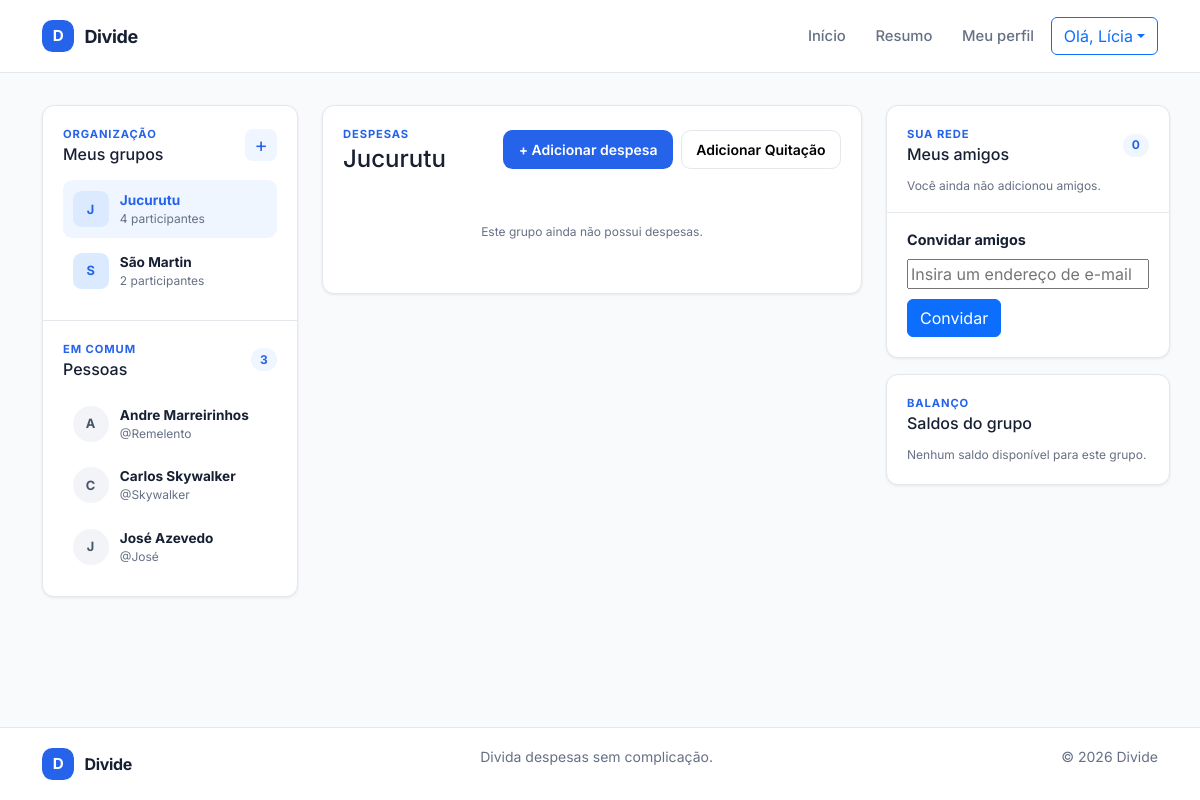
Before: /sumario/ (signed in) with the older database file.
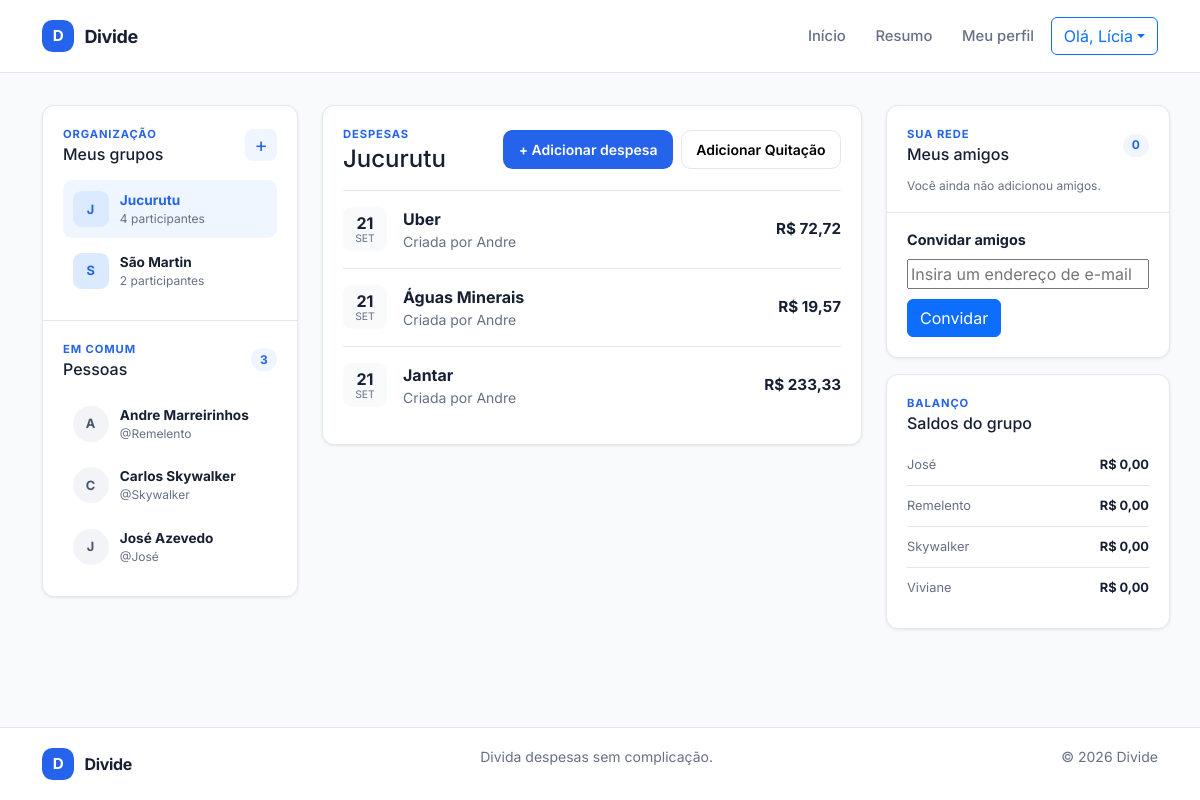
After: the same page with the newer database file.
### app_divide/models/grupo.py (models this page shows, shortened)
class Grupo(models.Model):
    nome = models.CharField(max_length=100, unique=True)
    descricao = models.TextField(blank=True, null=True)
    data_criacao = models.DateTimeField(auto_now_add=True)
    criado_por = models.ForeignKey(settings.AUTH_USER_MODEL,
                on_delete=models.CASCADE, related_name='criador_grupo')

### app_divide/models/despesa.py (models this page shows)
class Despesa(models.Model):
    grupo = models.ForeignKey(Grupo, on_delete=models.CASCADE, related_name='grupo_despesa')
    descricao = models.CharField(max_length=255)
    observacao = models.TextField(blank=True, null=True)
    valor_total = models.DecimalField(max_digits=10, decimal_places=2)
    data_despesa = models.DateField(auto_now_add=True)
    criador = models.ForeignKey(ParticipanteGrupo, on_delete=models.CASCADE, related_name='criador_despesas')
    def __str__(self):
        return '{} - {}'.format(self.descricao, self.valor_total)

### app_divide/models/participante_grupo.py (models this page shows, shortened)
class ParticipanteGrupo(models.Model):
    grupo = models.ForeignKey(Grupo, on_delete=models.CASCADE, related_name='participantes')
    usuario = models.ForeignKey(settings.AUTH_USER_MODEL, on_delete=models.CASCADE, related_name='participacoes')
    nome = models.CharField(max_length=100, blank=True, null=True)
    ativo = models.BooleanField(default=True)

### app_divide/views/HomeView.py (the view)
def sumario_view(request):
    print(f"Request method: {request.method} em sumario_view")
    grupos = Grupo.objects.none()
    pessoas = get_user_model().objects.none()
    grupo_selecionado = None
    despesas = []
    despesa_form = DespesaForm()
    pagamento_form = None
    convite_form = ConvidarForm()
    gerenciar_sumario = None
    if request.user.is_authenticated:
        grupos = (Grupo.objects.annotate(participantes_ativos=Count('participantes', filter=Q(participantes__ativo=True), distinct=True,))
                  .filter(participantes__usuario=request.user, participantes__ativo=True)
                  .distinct()
                  .order_by('nome')
                  )
        pessoas = (
            get_user_model().objects
            .filter(participacoes__grupo__in=grupos, participacoes__ativo=True)
            .exclude(pk=request.user.pk)
            .distinct()
            .order_by('first_name', 'username')
        )
        grupo_id = request.POST.get('grupo') if request.method == 'POST' else request.GET.get('grupo')
        print(f"Grupo_ID selecionado: {grupo_id}")
        if grupo_id and grupo_id.isdigit():
            grupo_selecionado = grupos.filter(pk=grupo_id).first()
        if grupo_selecionado is None:
            grupo_selecionado = grupos.first()
        if grupo_selecionado is not None:
            gerenciar_sumario = GerenciarSumario(grupo_selecionado)
            despesas = (
                grupo_selecionado.grupo_despesa
                .select_related('criador', 'criador__usuario')
                .order_by('-data_despesa', '-pk')
            )
            pessoas = (
                get_user_model().objects
                .filter(participacoes__grupo_id=grupo_selecionado.pk, participacoes__ativo=True)
                .exclude(pk=request.user.pk)
                .distinct()
                .order_by('first_name', 'username')
            )
    pagamento_form = PagamentoForm(grupo=grupo_selecionado) if grupo_selecionado else None
    context = {
        'grupos': grupos,
        'pessoas': pessoas,
        'grupo_selecionado': grupo_selecionado,
        'despesas': despesas,
        'despesa_form': despesa_form,
        'valores_individuais': gerenciar_sumario.calcular_valores_individuais() if gerenciar_sumario is not None else {},
        'pagamento_form': pagamento_form,
        'convite_form': convite_form,
    }
    return render(request, template_name='home/sumario.html', context=context, status=200)

### app_divide/templates/home/sumario.html (shortened to what this page needs)
{% extends "base.html" %}
{% load static %}
{% block styles %}
    <link rel="stylesheet" href="{% static 'css/sumario.css' %}">
{% endblock %}
{% block content %}
    <div class="container summary-layout">
        <aside class="summary-sidebar" aria-label="Seus grupos e contatos">
            <section class="sidebar-section" aria-labelledby="groups-title">
                <div class="section-heading">
                    <div>
                        <p class="eyebrow">Organização</p>
                        <h2 id="groups-title">Meus grupos</h2>
                    </div>
                    {% if user.is_authenticated %}
                        <button class="icon-button"
                                type="button"
                                data-bs-toggle="modal"
                                data-bs-target="#groupModal"
                                aria-label="Criar novo grupo"
                                title="Criar novo grupo">+</button>
                    {% endif %}
                </div>
                {% if user.is_authenticated %}
                    {% if grupos %}
                        <ul class="sidebar-list">
                            {% for grupo in grupos %}
                                <li>
                                    <a class="sidebar-item{% if grupo.pk == grupo_selecionado.pk %} is-active{% endif %}"
                                       href="{% url 'sumario' %}?grupo={{ grupo.pk }}"
                                       {% if grupo.pk == grupo_selecionado.pk %}aria-current="page"{% endif %}>
                                        <span class="item-avatar item-avatar-group" aria-hidden="true">{{ grupo.nome|first|upper }}</span>
                                        <span class="item-content"><strong>{{ grupo.nome }}</strong><small>{{ grupo.participantes_ativos }} participante{{ grupo.participantes_ativos|pluralize }}</small></span>
                                    </a>
                                </li>
                            {% endfor %}
                        </ul>
                    {% else %}
                        <p class="empty-state">Você ainda não participa de nenhum grupo.</p>
                    {% endif %}
                {% else %}
                    <p class="empty-state">Entre na sua conta para visualizar seus grupos.</p>
                {% endif %}
            </section>
            <section class="sidebar-section" aria-labelledby="people-title">
                <div class="section-heading">
                    <div>
                        <p class="eyebrow">Em comum</p>
                        <h2 id="people-title">Pessoas</h2>
                    </div>
                    {% if user.is_authenticated %}<span class="count-badge">{{ pessoas|length }}</span>{% endif %}
                </div>
                {% if pessoas %}
                    <ul class="sidebar-list">
                        {% for pessoa in pessoas %}
                            <li class="sidebar-item">
                                <span class="item-avatar" aria-hidden="true">{{ pessoa.get_full_name|default:pessoa.username|first|upper }}</span>
                                <span class="item-content"><strong>{{ pessoa.get_full_name|default:pessoa.username }}</strong><small>@{{ pessoa.username }}</small></span>
                            </li>
                        {% endfor %}
                    </ul>
                {% elif user.is_authenticated %}
                    <p class="empty-state">Nenhuma outra pessoa encontrada nos seus grupos.</p>
                {% else %}
                    <p class="empty-state">As pessoas dos seus grupos aparecerão aqui.</p>
                {% endif %}
            </section>
        </aside>
        <main class="expense-column">
            <section class="content-card">
                <div class="expense-heading">
                    <div>
                        <p class="eyebrow">Despesas</p>
                        <h1>{% if grupo_selecionado %}{{ grupo_selecionado.nome }}{% else %}Selecione um grupo{% endif %}</h1>
                    </div>
                    {% if grupo_selecionado %}
                        <div class="expense-actions">
                            <button class="button button-primary button-small"
                                    type="button"
                                    data-open-expense-modal>+ Adicionar despesa</button>
                            <button class="button button-secondary button-small"
                                    type="button"
                                    data-bs-toggle="modal"
                                    data-bs-target="#paymentModal">Adicionar Quitação</button>
                        </div>
                    {% endif %}
                </div>
                {% if despesas %}
                    <ul class="expense-list">
                        {% for despesa in despesas %}
                            <li class="expense-item">
                                <div class="expense-date"><strong>{{ despesa.data_despesa|date:"d" }}</strong><span>{{ despesa.data_despesa|date:"M" }}</span></div>
                                <div class="expense-info">
                                    <strong>{{ despesa.descricao }}</strong>
                                    <small>Criada por {{ despesa.criador.nome|default:despesa.criador.usuario.first_name|default:despesa.criador.usuario.username }}</small>
                                </div>
                                <strong class="expense-value">R$ {{ despesa.valor_total|floatformat:2 }}</strong>
                            </li>
                        {% endfor %}
                    </ul>
                {% elif grupo_selecionado %}
                    <p class="empty-state expense-empty">Este grupo ainda não possui despesas.</p>
                {% else %}
                    <p class="empty-state expense-empty">Suas despesas aparecerão após você selecionar um grupo.</p>
                {% endif %}
            </section>
        </main>
        <aside class="summary-aside" aria-label="Amigos e saldos">
            <section class="content-card friends-card" aria-labelledby="friends-title">
                <div class="section-heading">
                    <div>
                        <p class="eyebrow">Sua rede</p>
                        <h2 id="friends-title">Meus amigos</h2>
                    </div>
                    {% if user.is_authenticated %}<span class="count-badge">{{ amigos|length }}</span>{% endif %}
                </div>
                {% if amigos %}
                    <ul class="friends-list">
                        {% for amigo in amigos %}
                            <li class="friend-item">
                                <span class="item-avatar" aria-hidden="true">{{ amigo.get_full_name|default:amigo.username|first|upper }}</span>
                                <span class="item-content">
                                    <strong>{{ amigo.get_full_name|default:amigo.username }}</strong>
                                    <small>@{{ amigo.username }}</small>
                                </span>
                            </li>
                        {% endfor %}
                    </ul>
                {% elif user.is_authenticated %}
                    <p class="empty-state friends-empty">Você ainda não adicionou amigos.</p>
                {% else %}
                    <p class="empty-state friends-empty">Entre na sua conta para visualizar seus amigos.</p>
                {% endif %}
                {% if user.is_authenticated %}
                    <form class="invite-form" method="post" action="{% url 'sumario' %}">
                        <label class="invite-label" for="friend-email">Convidar amigos</label>
                        {% if convite_form %}
                            <div class="invite-controls">
                                {{ convite_form.mail_destinatario }}
                                <button class="btn btn-primary" type="submit">Convidar</button>
                            </div>
                        {% endif %}
                    </form>
                {% endif %}
            </section>
            <section class="content-card balance-card" aria-labelledby="balances-title">
                <div class="section-heading">
                    <div>
                        <p class="eyebrow">Balanço</p>
                        <h2 id="balances-title">Saldos do grupo</h2>
                    </div>
                </div>
                {% if grupo_selecionado %}
                    {% if valores_individuais %}
                        {% for pessoa, saldo in valores_individuais.items %}
                            <p class="balance-row"><span>{{ pessoa }}</span><strong> R$ {{ saldo|floatformat:2 }}</strong></p>
                        {% endfor %}
                    {% else %}
                        <p class="empty-state">Nenhum saldo disponível para este grupo.</p>
                    {% endif %}
                {% else %}
                    <p class="empty-state">Selecione um grupo para visualizar os saldos.</p>
                {% endif %}
            </section>
        </aside>
    </div>
{% endblock %}

### app_divide/templates/base.html (shortened to what this page needs)
{% load static %}
<!DOCTYPE html>
<html lang="pt-BR">
    <head>
        <link href="https://cdn.jsdelivr.net/npm/bootstrap@5.3.3/dist/css/bootstrap.min.css"
              rel="stylesheet"
>
        <link rel="stylesheet" href="{% static 'css/global.css' %}">
        {% block styles %}{% endblock %}
    </head>
    <body class="{% block body_class %}{% endblock %}">
        <header class="site-header">
            <div class="container header-content">
                <a class="brand"
                   href="{% url 'home' %}"
                   aria-label="Divide — página inicial">
                    <span class="brand-mark" aria-hidden="true">D</span><span>Divide</span>
                </a>
                <nav class="main-nav" aria-label="Navegação principal">
                    <a class="nav-link" href="{% url 'home' %}">Início</a>
                    {% if user.is_authenticated %}
                        <a class="nav-link" href="{% url 'sumario' %}">Resumo</a>
                        <a class="nav-link" href="#">Meu perfil</a>
                        <div class="dropdown">
                            <button class="btn btn-outline-primary dropdown-toggle"
                                    type="button"
                                    data-bs-toggle="dropdown"
                                    aria-expanded="false">Olá, {{ user.get_short_name|default:user.username }}</button>
                        </div>
                    {% else %}
                        <a class="nav-link" href="{% url 'login' %}">Entrar</a>
                        <a class="button button-primary button-small" href="{% url 'registro' %}">Criar conta</a>
                    {% endif %}
                </nav>
            </div>
        </header>
        <main id="main-content" class="site-main">
            {% block content %}{% endblock %}
        </main>
        <footer class="site-footer">
            <div class="container footer-content">
                <a class="brand brand-footer" href="{% url 'home' %}">
                    <span class="brand-mark" aria-hidden="true">D</span><span>Divide</span>
                </a>
                <p>Divida despesas sem complicação.</p>
                <p>&copy; {% now "Y" %} Divide</p>
            </div>
        </footer>
    </body>
</html>

Changed rows visible on the page:
added Despesa: data_despesa "21", data_despesa "SET", descricao "Uber", criador.nome "Andre", valor_total "72,72"
added Despesa: data_despesa "21", data_despesa "SET", descricao "Águas Minerais", criador.nome "Andre", valor_total "19,57"
added Despesa: data_despesa "21", data_despesa "SET", descricao "Jantar", criador.nome "Andre", valor_total "233,33"
Other visible differences:
new list line: "José"
new list line: "R$ 0,00"
new list line: "Remelento"
new list line: "Skywalker"
new list line: "Viviane"
text no longer shown: "Este grupo ainda não possui despesas. Nenhum saldo disponível para este grupo."
